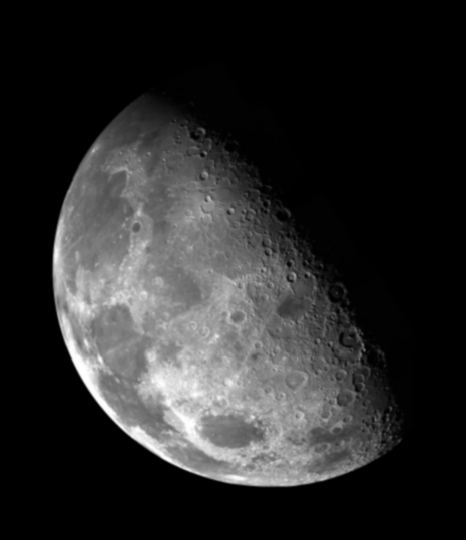
#> input picture DEP_C4/Fig0458(a)(blurry_moon).tif, 466 x 540 px, found by its file name
$ python laplacian_frequency.py
#> lines starting #> are read from the running program, lines starting #| are printed output that depends on the picture
### DEP_C4/utilities.py
import numpy as np
import cv2


# [19 lines left out: function rearrange_frequency_spectrum, not called in this run]


def center_frequency(array):
    for i in range(array.shape[0]):
        for j in range(array.shape[1]):
            array[i, j] *= np.power(-1, i + j)

    return array


# [8 lines left out: function get_fourier_transform, not called in this run]


def get_magnitude(array):
    magnitude = np.sqrt(np.square(array[:, :, 0]) + np.square(array[:, :, 1]))
    return magnitude


def get_phase_angel(array):
    phase_angel = np.arctan2(array[:, :, 0], array[:, :, 1])
    return phase_angel


# [30 lines left out: functions merge_mag_phase, creat_ideal_lowpass_filter, creat_gaussian_lowpass_filter_frequency, not called in this run]

### DEP_C4/laplacian_frequency.py
import matplotlib.pyplot as plt
import numpy as np
import cv2
import utilities

# MARK: the image

img = cv2.imread('/Users/ariazare/Projects/Python/DEP_C4/Fig0458(a)(blurry_moon).tif')
#> img is the input picture: shape (540, 466, 3); min 0, max 254, mean 42.7
img = cv2.cvtColor(img, cv2.COLOR_RGB2GRAY)
#> img: shape (540, 466)

img_padded = np.zeros((img.shape[0] * 2, img.shape[1] * 2), 'float32')
img_padded[:img.shape[0], :img.shape[1]] = img
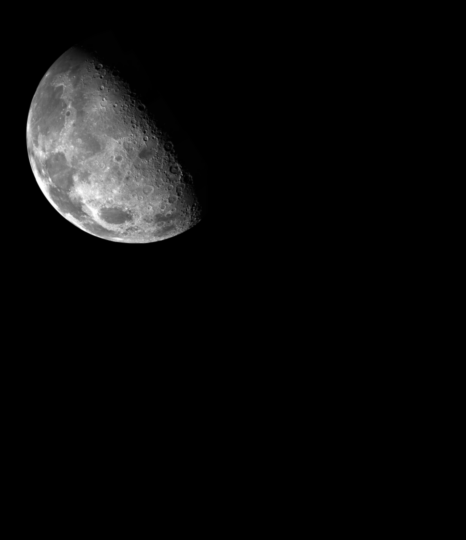
#> img_padded: shape (1080, 932) float32 (shown at 1/2 size); min 0, max 254, mean 10.7

img_padded = utilities.center_frequency(img_padded)
#> after the loop in center_frequency, `for i in range(array.shape[0]):`:
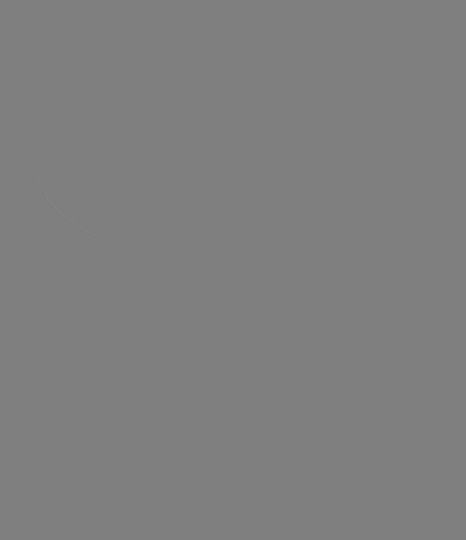
#> array: shape (1080, 932) float32 (shown at 1/2 size); min -254, max 254, mean 0; drawn with min black and max white

complex_img = [img_padded, np.zeros(img_padded.shape, 'float32')]
complex_img = cv2.merge(complex_img)
cv2.dft(complex_img, complex_img)

# cv2.imshow('test', img)
# cv2.waitKey(0)

# MARK: the filter


def creat_laplacian_filter_frequency(full_shape):
#> called with full_shape = (1080, 932)
    laplacian_filter = np.zeros(full_shape, 'float32')
    filter_p, filter_q = full_shape[0], full_shape[1]
    half_p = filter_p // 2
    half_q = filter_q // 2
    for i in range(filter_p):
        for j in range(filter_q):
            laplacian_filter[i, j] = -4 * np.square(np.pi) * (np.square(i-half_p) + np.square(j-half_q))
            # laplacian_filter[i, j] = -4 * np.square(np.pi) * (np.square(i) + np.square(j))
    plt.imshow(laplacian_filter, 'Greys')
    plt.show()
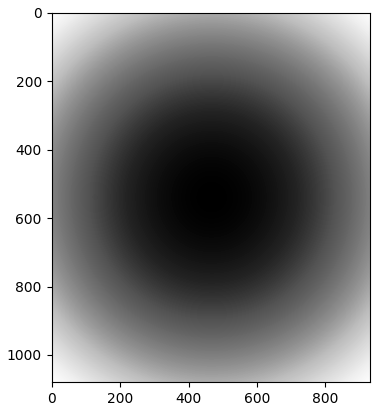
#> figure drawn by matplotlib, 1 panel
    return laplacian_filter


laplacian_filter = creat_laplacian_filter_frequency(img_padded.shape)
laplacian_filter = [laplacian_filter, laplacian_filter]
laplacian_filter = cv2.merge(laplacian_filter)

filtered_image = laplacian_filter * complex_img
cv2.idft(filtered_image, filtered_image)
filtered_image = filtered_image[:img.shape[0], :img.shape[1], 0]
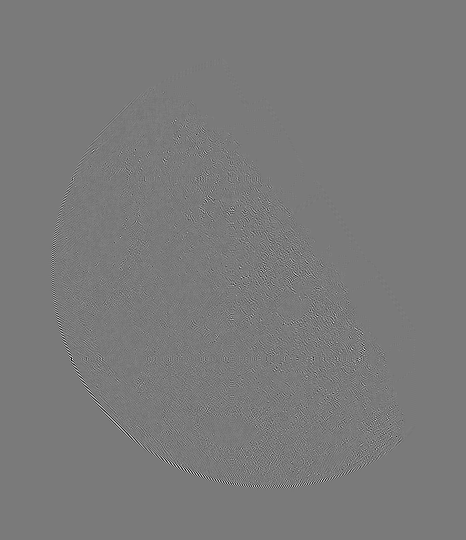
#> filtered_image: shape (540, 466) float32; min -1.19e+14, max 1.29e+14, mean 6.82e+09; drawn with min black and max white
filtered_image = utilities.center_frequency(filtered_image)
#> after the loop in center_frequency (call 2), `for i in range(array.shape[0]):`:
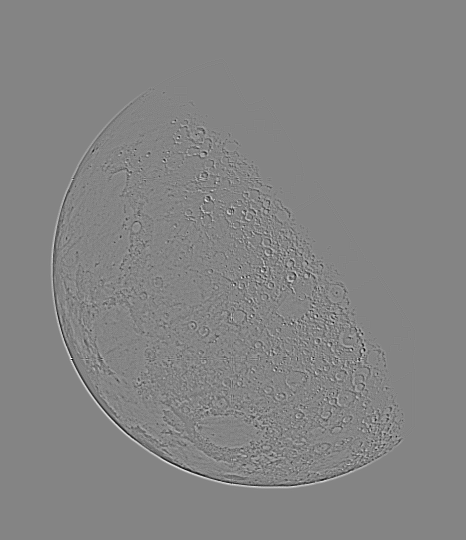
#> array: shape (540, 466) float32; min -1.29e+14, max 1.19e+14, mean 83524.1; drawn with min black and max white

plt.imshow(filtered_image, 'Greys')
plt.show()

cv2.imshow('img', img)
cv2.imshow('filtered', filtered_image)
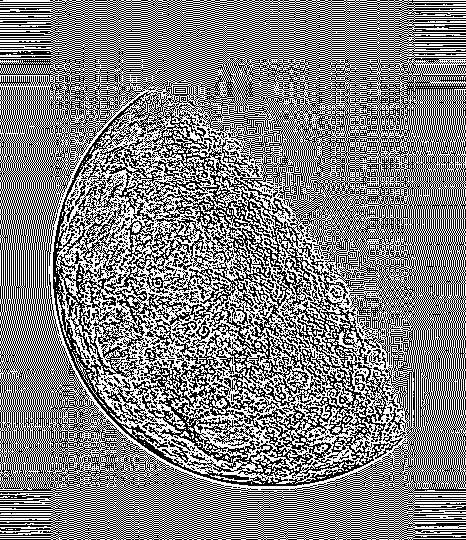
#> window 'filtered': shape (540, 466); 51.1% white; black in thin lines or dots
cv2.waitKey(0)
